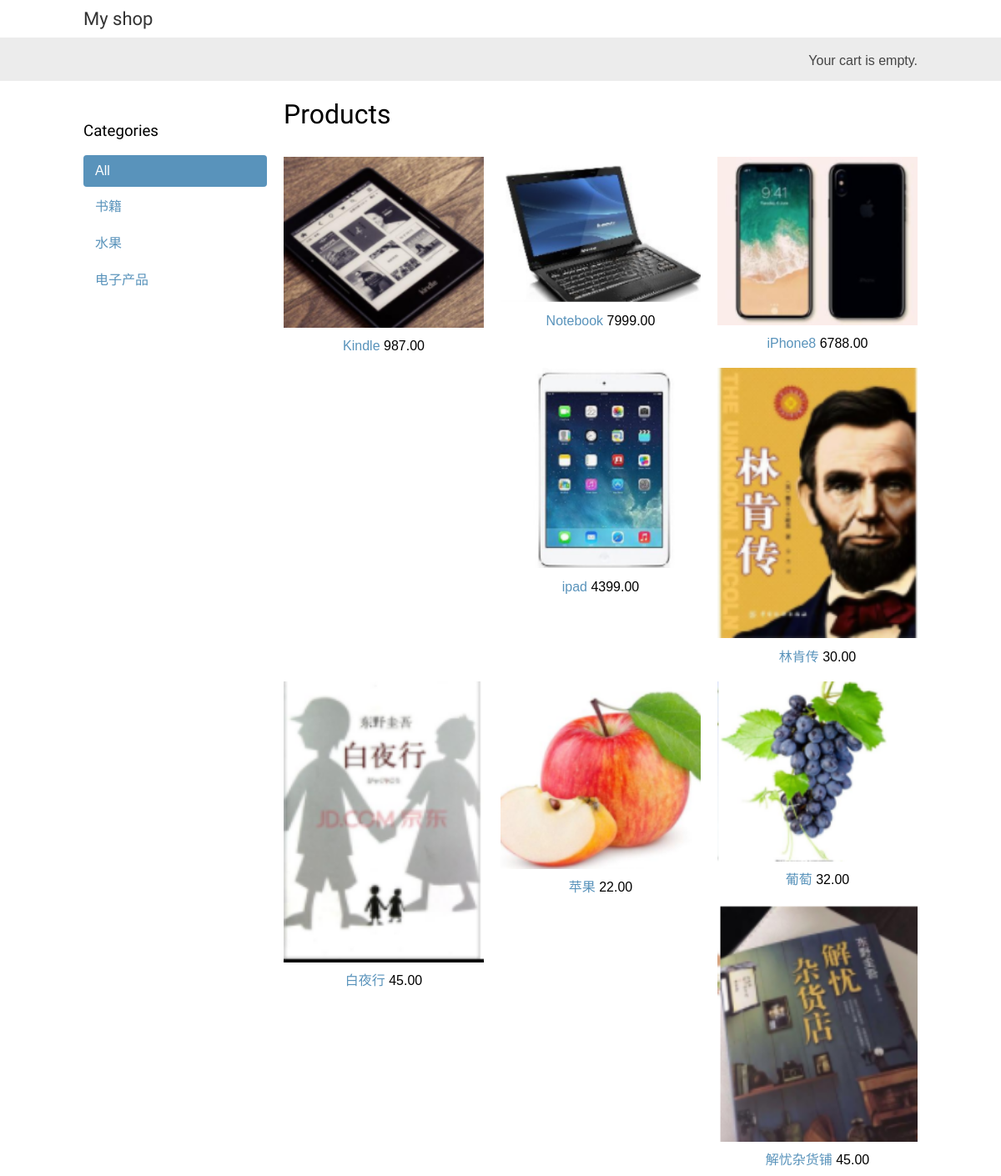
The page / on the database its author committed.
### shop/models.py (models this page shows, shortened)
class Category(models.Model):
    name = models.CharField(max_length=200,db_index=True)
    slug = models.SlugField(max_length=200,db_index=True,unique=True)
    class Meta:
        ordering = ('name',)
        verbose_name = 'category'
        verbose_name_plural = 'categories'
    def get_absolute_url(self):
        return reverse('shop:product_list_by_category',args=[self.slug])

class Product(models.Model):
    category = models.ForeignKey(Category,related_name='products')
    name = models.CharField(max_length=200,db_index=True)
    slug = models.SlugField(max_length=200,db_index=True)
    image = models.ImageField(upload_to="products/%Y/%m/%d",blank=True)
    description = models.TextField(blank=True)
    price = models.DecimalField(max_digits=10,decimal_places=2)
    stock = models.PositiveIntegerField()
    available = models.BooleanField(default=True)
    created = models.DateTimeField(auto_now_add=True)
    updated = models.DateTimeField(auto_now=True)
    class Meta:
        ordering = ('name',)
        index_together = (('id','slug'),)
    def get_absolute_url(self):
        return reverse('shop:product_detail',args=[self.id,self.slug])

### shop/views.py (the view)
# urls.py: url(r'^$',views.product_list,name='product_list'),
def product_list(request,category_slug=None):
    category = None
    categories = Category.objects.all()
    products = Product.objects.filter(available=True)
    if category_slug:
        category = get_object_or_404(Category,slug=category_slug)
        products = products.filter(category=category)
    return render(request,'shop/product/list.html',{'category':category,'categories':categories,'products':products})

### cart/cart.py (called while the page is built)
    def __len__(self):
        return sum(item['quantity'] for item in self.cart.values())

### cart/context_processors.py (called while the page is built)
def cart(request):
    return {'cart':Cart(request)}

### shop/templates/shop/product/list.html (shortened to what this page needs)
{% extends "shop/base.html" %}
{% load  static %}
{% block content %}
    <div id="sidebar">
        <h3>Categories</h3>
        <ul>
            <li {% if not category %}class="selected"{% endif %}>
                <a href="{% url "shop:product_list" %}">All</a>
            </li>
        {% for c in categories %}
            <li {% if category.slug == c.slug %}class="selected"{% endif %}>
                <a href="{{ c.get_absolute_url }}">{{ c.name }}</a>
            </li>
        {% endfor %}
        </ul>
    </div>
    <div id="main" class="product-list">
        <h1>{% if category %}{{ category.name }}{% else %}Products{% endif %}</h1>
        {% for product in products %}
            <div class="item">
                <a href="{{ product.get_absolute_url }}">
                    <img src="{% if product.image %}{{ product.image.url }}{% else %}
                    {% static "img/no_image.png" %}{% endif %}">
                </a>
                <a href="{{ product.get_absolute_url }}">
                    {{ product.name }}
                </a>
                {{ product.price }}
            </div>
        {% endfor %}
    </div>
{% endblock %}

### shop/static/css/base.css (style rules this page uses)
body { margin:0; padding:0; font-family:helvetica, sans-serif; }
h1, h2, h3, h4, h5 , h6 { font-family: 'Ubuntu', sans-serif; font-weight:normal; }
a { text-decoration:none; color:#5993bb; }
#sidebar { width:220px; padding:30px 20px 0 0; float:left; }
#sidebar ul { margin:0; padding:0; }
#sidebar ul li { margin:0; list-style:none; padding:10px 14px; }
#sidebar ul li a { display:block; }
#sidebar ul li.selected { background:#5993bb; border-radius:4px; }
#sidebar ul li.selected a { color:#fff; }
#main { float:left; width: 96%; margin-right:-220px; overflow:hidden; }
.product-list .item { width:25%; padding:10px 20px 10px 0; float:left; text-align:center; line-height:1.2; }
.product-list .item img { width:100%; margin-bottom:8px; }

### rows shown on the page
Category: name "书籍"
Category: name "水果"
Category: name "电子产品"
Product: image (picture), name "Kindle", price "987.00"
Product: image (picture), name "Notebook", price "7999.00"
Product: image (picture), name "iPhone8", price "6788.00"
Product: image (picture), name "ipad", price "4399.00"
Product: image (picture), name "林肯传", price "30.00"
Product: image (picture), name "白夜行", price "45.00"
Product: image (picture), name "苹果", price "22.00"
Product: image (picture), name "葡萄", price "32.00"
Product: image (picture), name "解忧杂货铺", price "45.00"
